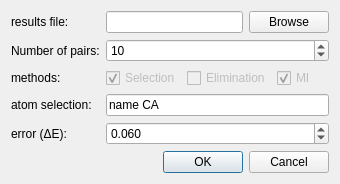
<?xml version="1.0" encoding="UTF-8"?>
<ui version="4.0">
 <class>GetInformativePairsDialog</class>
 <widget class="QDialog" name="GetInformativePairsDialog">
  <property name="geometry">
   <rect>
    <x>0</x>
    <y>0</y>
    <width>340</width>
    <height>181</height>
   </rect>
  </property>
  <property name="windowTitle">
   <string>Informative pair determination</string>
  </property>
  <layout class="QFormLayout" name="formLayout">
   <item row="0" column="0">
    <widget class="QLabel" name="label">
     <property name="text">
      <string>results file:</string>
     </property>
     <property name="buddy">
      <cstring>fileEdit</cstring>
     </property>
    </widget>
   </item>
   <item row="0" column="1">
    <layout class="QHBoxLayout" name="horizontalLayout">
     <item>
      <widget class="QLineEdit" name="fileEdit">
       <property name="enabled">
        <bool>true</bool>
       </property>
      </widget>
     </item>
     <item>
      <widget class="QPushButton" name="browseButton">
       <property name="enabled">
        <bool>true</bool>
       </property>
       <property name="text">
        <string>Browse</string>
       </property>
      </widget>
     </item>
    </layout>
   </item>
   <item row="1" column="0">
    <widget class="QLabel" name="label_2">
     <property name="text">
      <string>Number of pairs:</string>
     </property>
     <property name="buddy">
      <cstring>maxPairs</cstring>
     </property>
    </widget>
   </item>
   <item row="1" column="1">
    <widget class="QSpinBox" name="maxPairs">
     <property name="enabled">
      <bool>true</bool>
     </property>
     <property name="value">
      <number>10</number>
     </property>
    </widget>
   </item>
   <item row="2" column="0">
    <widget class="QLabel" name="label_3">
     <property name="text">
      <string>methods:</string>
     </property>
     <property name="buddy">
      <cstring>useSelection</cstring>
     </property>
    </widget>
   </item>
   <item row="2" column="1">
    <layout class="QHBoxLayout" name="horizontalLayout_2">
     <item>
      <widget class="QCheckBox" name="useSelection">
       <property name="enabled">
        <bool>false</bool>
       </property>
       <property name="text">
        <string>Selection</string>
       </property>
       <property name="checked">
        <bool>true</bool>
       </property>
      </widget>
     </item>
     <item>
      <widget class="QCheckBox" name="useElimination">
       <property name="enabled">
        <bool>false</bool>
       </property>
       <property name="text">
        <string>Elimination</string>
       </property>
      </widget>
     </item>
     <item>
      <widget class="QCheckBox" name="useMI">
       <property name="enabled">
        <bool>false</bool>
       </property>
       <property name="text">
        <string>MI</string>
       </property>
       <property name="checked">
        <bool>true</bool>
       </property>
      </widget>
     </item>
    </layout>
   </item>
   <item row="3" column="0">
    <widget class="QLabel" name="label_4">
     <property name="text">
      <string>atom selection:</string>
     </property>
     <property name="buddy">
      <cstring>selectionEdit</cstring>
     </property>
    </widget>
   </item>
   <item row="3" column="1">
    <widget class="QLineEdit" name="selectionEdit">
     <property name="enabled">
      <bool>true</bool>
     </property>
     <property name="text">
      <string>name CA</string>
     </property>
    </widget>
   </item>
   <item row="4" column="0">
    <widget class="QLabel" name="label_5">
     <property name="text">
      <string>error (ΔE):</string>
     </property>
     <property name="buddy">
      <cstring>errorSpinBox</cstring>
     </property>
    </widget>
   </item>
   <item row="4" column="1">
    <widget class="QDoubleSpinBox" name="errorSpinBox">
     <property name="enabled">
      <bool>true</bool>
     </property>
     <property name="decimals">
      <number>3</number>
     </property>
     <property name="maximum">
      <double>1.000000000000000</double>
     </property>
     <property name="singleStep">
      <double>0.010000000000000</double>
     </property>
     <property name="value">
      <double>0.060000000000000</double>
     </property>
    </widget>
   </item>
   <item row="5" column="0" colspan="2">
    <widget class="QDialogButtonBox" name="buttonBox">
     <property name="orientation">
      <enum>Qt::Horizontal</enum>
     </property>
     <property name="standardButtons">
      <set>QDialogButtonBox::Cancel|QDialogButtonBox::Ok</set>
     </property>
    </widget>
   </item>
  </layout>
 </widget>
 <resources/>
 <connections>
  <connection>
   <sender>buttonBox</sender>
   <signal>accepted()</signal>
   <receiver>GetInformativePairsDialog</receiver>
   <slot>accept()</slot>
   <hints>
    <hint type="sourcelabel">
     <x>248</x>
     <y>254</y>
    </hint>
    <hint type="destinationlabel">
     <x>157</x>
     <y>274</y>
    </hint>
   </hints>
  </connection>
  <connection>
   <sender>buttonBox</sender>
   <signal>rejected()</signal>
   <receiver>GetInformativePairsDialog</receiver>
   <slot>reject()</slot>
   <hints>
    <hint type="sourcelabel">
     <x>316</x>
     <y>260</y>
    </hint>
    <hint type="destinationlabel">
     <x>286</x>
     <y>274</y>
    </hint>
   </hints>
  </connection>
  <connection>
   <sender>browseButton</sender>
   <signal>pressed()</signal>
   <receiver>GetInformativePairsDialog</receiver>
   <slot>setFileName()</slot>
   <hints>
    <hint type="sourcelabel">
     <x>291</x>
     <y>18</y>
    </hint>
    <hint type="destinationlabel">
     <x>169</x>
     <y>90</y>
    </hint>
   </hints>
  </connection>
 </connections>
 <slots>
  <slot>setFileName()</slot>
 </slots>
</ui>
